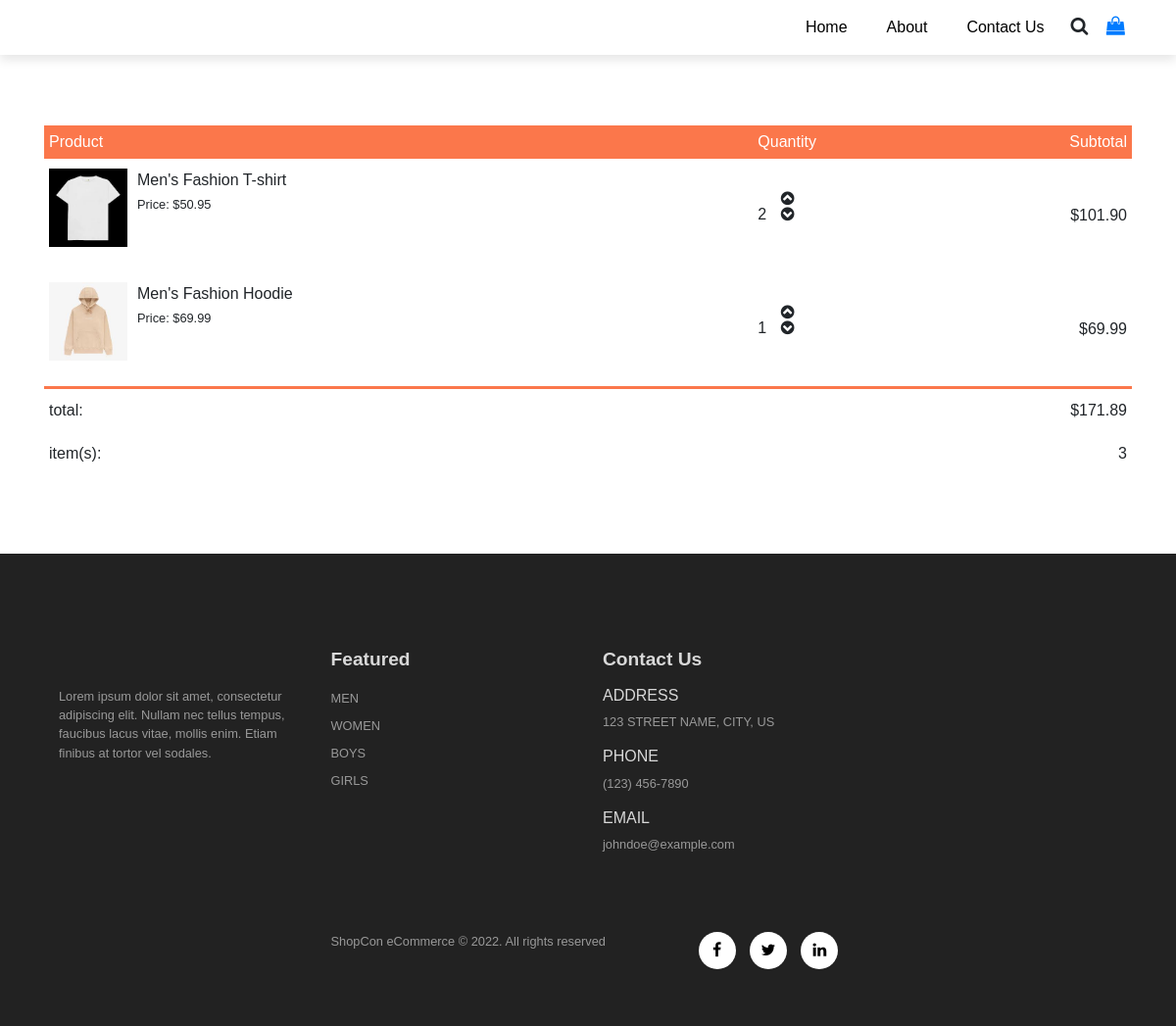
The page /cart/ (signed in) on the database as committed earlier.
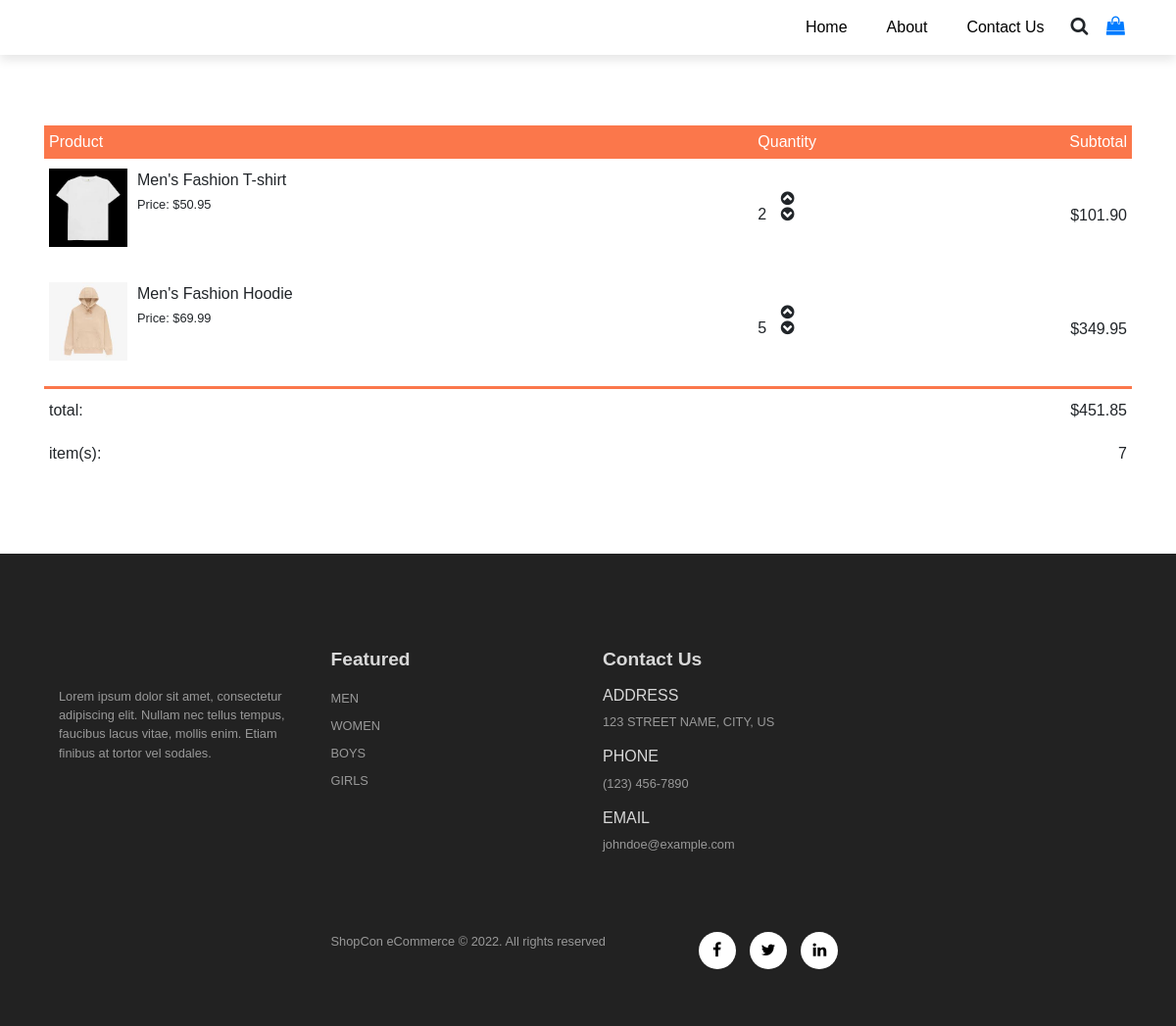
The same page on the database as committed later.
### app/models.py (models this page shows, shortened)
class OrderItem(models.Model):
    product = models.ForeignKey(Product, on_delete=models.SET_NULL, null=True, blank=True)
    order = models.ForeignKey(Order, on_delete=models.SET_NULL, null=True, blank=True)
    quantity = models.IntegerField(default=0, null=True, blank=True)
    date_added = models.DateTimeField(auto_now_add=True)
    @property
    def get_total(self):
        total = self.product.price * self.quantity
        return total

class Product(models.Model):
    name = models.CharField(max_length=200, null=True, blank=True)
    description = models.TextField()
    price = models.DecimalField(max_digits=9, decimal_places=2)
    size = models.ManyToManyField('Size')
    category = models.ForeignKey('Category', on_delete=models.CASCADE)
    image = models.ImageField(null=True, blank=True)

class Order(models.Model):
    customer = models.ForeignKey(Customer, on_delete=models.SET_NULL, null=True, blank=True)
    date_ordered = models.DateTimeField(auto_now_add=True)
    complete = models.BooleanField(default=False, null=True, blank=True)
    transaction_id = ShortUUIDField()
    @property
    def get_cart_total(self):
        orderitems = self.orderitem_set.all()
        total = sum([item.get_total for item in orderitems])
        return total
    @property
    def get_cart_items(self):
        orderitems = self.orderitem_set.all()
        total = sum([item.quantity for item in orderitems])
        return total

### app/views.py (the view)
# urls.py: path('cart/', views.cart, name="cart"),
def cart(request):
    if request.user.is_authenticated:
        customer = request.user.customer
        order, created = Order.objects.get_or_create(customer=customer, complete=False)
        items = order.orderitem_set.all()
    else:
        items = []
        order = {'get_cart_total': 0, 'get_cart_items': 0}
    context = {'items': items, 'order': order}
    return render(request, 'cart.html', context)

### docs/templates/cart.html (shortened to what this page needs)
{% extends 'base.html' %}
{% load static %}
{% block head_css_page %}<link rel="stylesheet" href="{% static 'css/cart.css' %}">{% endblock head_css_page %}
{% block content %}
    <section id="cart-page" class="container pt-5">
        <div class="small-container">
            <table>
                <tr>
                    <th>Product</th>
                    <th>Quantity</th>
                    <th>Subtotal</th>
                </tr>
                {% for item in items %}
                <tr>
                    <td>
                        <div class="cart-info">
                            <img class="mb-3" src="{{item.product.image.url}}" alt="">
                            <div>
                                <p class="mb-0">{{item.product.name}}</p>
                                <small>Price: ${{item.product.price}}</small>
                            </div>
                        </div>
                    </td>
                    <td>
                        <p class="quantity">{{item.quantity}}</p>
                        <div class="quantity">
                            <i data-product={{item.product.id}} data-action="add" class="fa fa-chevron-circle-up update-cart" aria-hidden="true"></i>
                            <i data-product={{item.product.id}} data-action="remove" class="fa fa-chevron-circle-down update-cart" aria-hidden="true"></i>
                        </div>
                    </td>
                    <td>${{item.get_total}}</td>
                </tr>
                {% endfor %}
            </table>
            <div class="total-price">
                <table>
                    <tr>
                        <td>total:</td>
                        <td>${{order.get_cart_total}}</td>
                    </tr>
                    <tr>
                        <td>item(s):</td>
                        <td>{{order.get_cart_items}}</td>
                    </tr>
                </table>
            </div>
        </div>
    </section>
{% endblock %}

### docs/templates/base.html (shortened to what this page needs)
<!DOCTYPE html>
{% load static %}
<html lang="en">
<head>
    {% block head_css %}
        <link rel="stylesheet" href="https://stackpath.bootstrapcdn.com/bootstrap/4.3.1/css/bootstrap.min.css">
        <link rel="stylesheet" href="https://cdnjs.cloudflare.com/ajax/libs/font-awesome/4.7.0/css/font-awesome.min.css">
        <link rel="stylesheet" href="{% static 'css/style.css' %}">
        {% block head_css_page %}{% endblock head_css_page %}
    {% endblock head_css %}
</head>
<body>
    <nav class="navbar navbar-expand-lg navbar-light bg-white py-3 fixed-top">
        <div class="container">
            <div class="collapse navbar-collapse" id="navbarSupportedContent">
                <ul class="navbar-nav ml-auto">
                    <li class="nav-item">
                        <a class="nav-link" href="{% url 'index' %}">Home</a>
                    </li>
                    <li class="nav-item">
                        <a class="nav-link" href="#">About</a>
                    </li>
                    <li class="nav-item">
                        <a class="nav-link" href="#">Contact Us</a>
                    </li>
                    <li class="nav-item">
                        <i class="fa fa-search" aria-hidden="true"></i>
                        <a href="{% url 'cart' %}"><i class="fa fa-shopping-bag" aria-hidden="true"></i></a>
                    </li>
                </ul>
            </div>
        </div>
    </nav>
    {% block content %}{% endblock content %}
    <footer class="mt-5 py-5">
        <div class="row container mx-auto pt-5">
            <div class="footer-one col-lg-3 col-md-6 col-12">
                <p class="pt-3">Lorem ipsum dolor sit amet, consectetur adipiscing elit.
                Nullam nec tellus tempus, faucibus lacus vitae, mollis enim. Etiam finibus
                at tortor vel sodales.</p>
            </div>
            <div class="footer-one col-lg-3 col-md-6 col-12 mb-3">
                <h5 class="pb-2">Featured</h5>
                <ul class="text-uppercase list-unstyled">
                    <li><a href="">men</a></li>
                    <li><a href="">women</a></li>
                    <li><a href="">boys</a></li>
                    <li><a href="">girls</a></li>
                </ul>
            </div>
            <div class="footer-one col-lg-3 col-md-6 col-12 mb-3">
                <h5 class="pb-2">Contact Us</h5>
                <div>
                    <h6 class="text-uppercase">Address</h6>
                    <p>123 STREET NAME, CITY, US</p>
                </div>
                <div>
                    <h6 class="text-uppercase">Phone</h6>
                    <p>(123) 456-7890</p>
                </div>
                <div>
                    <h6 class="text-uppercase">Email</h6>
                    <p>johndoe@example.com</p>
                </div>
            </div>
        </div>
         <div class="copyright mt-5">
            <div class="row container mx-auto">
                <div class="col-lg-3 col-md-6 col-12 mb-4">
                </div>
                <div class="col-lg-4 col-md-6 col-12 text-nowrap mb-2">
                    <p>ShopCon eCommerce © 2022. All rights reserved</p>
                </div>
                <div class="col-lg-4 col-md-6 col-12">
                    <a href=""><i class="fa fa-facebook" aria-hidden="true"></i></a>
                    <a href=""><i class="fa fa-twitter" aria-hidden="true"></i></a>
                    <a href=""><i class="fa fa-linkedin" aria-hidden="true"></i></a>
                </div>
            </div>
        </div>
    </footer>
</body>
</html>

### docs/static/css/style.css (style rules this page uses)
* { margin: 0%; padding: 0%; box-sizing: border-box; }
body { font-family: 'Poppins', sans-serif; }
h5 { font-size: 1rem; font-weight: 400; color: #1d1d1d; }
h6 { color: #d8d8d8; }
.navbar { font-size: 16px; top: 0; left: 0; box-shadow: 0 5px 10px rgba(0, 0, 0, 0.1); }
.navbar-light .navbar-nav .nav-link { padding: 0 20px; color: black; transition: 0.3s ease; }
.navbar i { font-size: 1.2rem; padding: 0 7px; cursor: pointer; font-weight: 500; transition: 0.3s ease; }
footer { background-color: #222222; }
footer h5 { color: #d8d8d8; font-weight: 700; font-size: 1.2rem; }
footer li { padding-bottom: 4px; }
footer li a { font-size: 0.8rem; color: #999; }
footer p { font-size: 0.8rem; color: #999; }
footer .copyright a { color: #000; width: 38px; height: 38px; background-color: #fff; display: inline-block; text-align: center; line-height: 38px; border-radius: 50%; transition: 0.3s ease; margin: 0 5px; }

### docs/static/css/cart.css (style rules this page uses)
#cart-page { margin: 80px auto; }
table { width: 100%; border-collapse: collapse; }
.cart-info { display: flex; flex-wrap: wrap; }
th { text-align: left; padding: 5px; color: #fff; background: #fb774b; font-weight: normal; }
td { padding: 10px 5px; }
.quantity { display: inline-block; padding-right:10px; }
.quantity i { width: 12px; cursor: pointer; display: block; transition:.1s; }
td img { width: 80px; height: 80px; margin-right: 10px; }
.total-price { display: flex; justify-content: flex-end; }
.total-price table { border-top: 3px solid #fb774b; width: 100%; max-width: 400%; }
td:last-child { text-align: right; }
th:last-child { text-align: right; }

Rows that differ between the two databases and show on the page:
changed OrderItem "Men's Fashion Hoodie": quantity "1" → "5"; get_total "69.99" → "349.95"
changed through a linked row, Order: get_cart_total "171.89" → "451.85"; get_cart_items "3" → "7"
